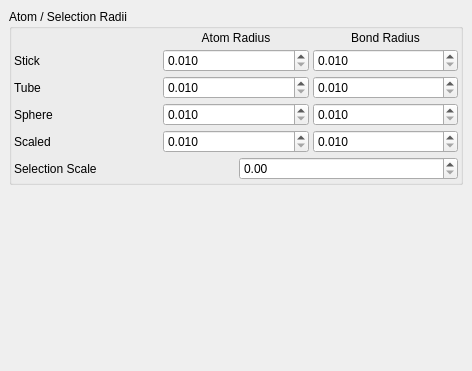
         <widget class="QWidget" name="RadiiSubTab" >
          <property name="geometry" >
           <rect>
            <x>0</x>
            <y>0</y>
            <width>472</width>
            <height>371</height>
           </rect>
          </property>
          <attribute name="title" >
           <string>Radii</string>
          </attribute>
          <layout class="QVBoxLayout" >
           <property name="spacing" >
            <number>6</number>
           </property>
           <property name="margin" >
            <number>9</number>
           </property>
           <item>
            <widget class="QGroupBox" name="SelectionRadiusGroup" >
             <property name="sizePolicy" >
              <sizepolicy vsizetype="Minimum" hsizetype="Preferred" >
               <horstretch>0</horstretch>
               <verstretch>0</verstretch>
              </sizepolicy>
             </property>
             <property name="title" >
              <string>Atom / Selection Radii</string>
             </property>
             <layout class="QVBoxLayout" >
              <property name="spacing" >
               <number>4</number>
              </property>
              <property name="margin" >
               <number>2</number>
              </property>
              <item>
               <layout class="QGridLayout" >
                <property name="margin" >
                 <number>0</number>
                </property>
                <property name="spacing" >
                 <number>4</number>
                </property>
                <item row="2" column="0" >
                 <widget class="QLabel" name="label_63" >
                  <property name="text" >
                   <string>Tube</string>
                  </property>
                 </widget>
                </item>
                <item row="4" column="1" >
                 <widget class="QDoubleSpinBox" name="ScaledRadiusSpin" >
                  <property name="sizePolicy" >
                   <sizepolicy vsizetype="Fixed" hsizetype="Minimum" >
                    <horstretch>0</horstretch>
                    <verstretch>0</verstretch>
                   </sizepolicy>
                  </property>
                  <property name="toolTip" >
                   <string>Atom and selection radius for Scaled styled atoms</string>
                  </property>
                  <property name="decimals" >
                   <number>3</number>
                  </property>
                  <property name="minimum" >
                   <double>0.010000000000000</double>
                  </property>
                  <property name="maximum" >
                   <double>100.000000000000000</double>
                  </property>
                  <property name="singleStep" >
                   <double>0.010000000000000</double>
                  </property>
                 </widget>
                </item>
                <item row="3" column="1" >
                 <widget class="QDoubleSpinBox" name="SphereRadiusSpin" >
                  <property name="sizePolicy" >
                   <sizepolicy vsizetype="Fixed" hsizetype="Minimum" >
                    <horstretch>0</horstretch>
                    <verstretch>0</verstretch>
                   </sizepolicy>
                  </property>
                  <property name="toolTip" >
                   <string>Atom and selection radius for Sphere styled atoms</string>
                  </property>
                  <property name="decimals" >
                   <number>3</number>
                  </property>
                  <property name="minimum" >
                   <double>0.010000000000000</double>
                  </property>
                  <property name="maximum" >
                   <double>100.000000000000000</double>
                  </property>
                  <property name="singleStep" >
                   <double>0.010000000000000</double>
                  </property>
                 </widget>
                </item>
                <item row="1" column="1" >
                 <widget class="QDoubleSpinBox" name="StickRadiusSpin" >
                  <property name="sizePolicy" >
                   <sizepolicy vsizetype="Fixed" hsizetype="Minimum" >
                    <horstretch>0</horstretch>
                    <verstretch>0</verstretch>
                   </sizepolicy>
                  </property>
                  <property name="toolTip" >
                   <string>Selection radius for stick atoms</string>
                  </property>
                  <property name="decimals" >
                   <number>3</number>
                  </property>
                  <property name="minimum" >
                   <double>0.010000000000000</double>
                  </property>
                  <property name="maximum" >
                   <double>100.000000000000000</double>
                  </property>
                  <property name="singleStep" >
                   <double>0.010000000000000</double>
                  </property>
                 </widget>
                </item>
                <item row="2" column="1" >
                 <widget class="QDoubleSpinBox" name="TubeRadiusSpin" >
                  <property name="sizePolicy" >
                   <sizepolicy vsizetype="Fixed" hsizetype="Minimum" >
                    <horstretch>0</horstretch>
                    <verstretch>0</verstretch>
                   </sizepolicy>
                  </property>
                  <property name="toolTip" >
                   <string>Atom and selection radius for Tube styled atoms</string>
                  </property>
                  <property name="decimals" >
                   <number>3</number>
                  </property>
                  <property name="minimum" >
                   <double>0.010000000000000</double>
                  </property>
                  <property name="maximum" >
                   <double>100.000000000000000</double>
                  </property>
                  <property name="singleStep" >
                   <double>0.010000000000000</double>
                  </property>
                 </widget>
                </item>
                <item row="4" column="0" >
                 <widget class="QLabel" name="label_7" >
                  <property name="text" >
                   <string>Scaled</string>
                  </property>
                 </widget>
                </item>
                <item row="1" column="0" >
                 <widget class="QLabel" name="label_565" >
                  <property name="text" >
                   <string>Stick</string>
                  </property>
                 </widget>
                </item>
                <item row="3" column="0" >
                 <widget class="QLabel" name="label_62" >
                  <property name="text" >
                   <string>Sphere</string>
                  </property>
                 </widget>
                </item>
                <item row="0" column="1" >
                 <widget class="QLabel" name="label_6" >
                  <property name="sizePolicy" >
                   <sizepolicy vsizetype="Preferred" hsizetype="Minimum" >
                    <horstretch>0</horstretch>
                    <verstretch>0</verstretch>
                   </sizepolicy>
                  </property>
                  <property name="text" >
                   <string>Atom Radius</string>
                  </property>
                  <property name="alignment" >
                   <set>Qt::AlignCenter</set>
                  </property>
                 </widget>
                </item>
                <item row="0" column="2" >
                 <widget class="QLabel" name="label_8" >
                  <property name="text" >
                   <string>Bond Radius</string>
                  </property>
                  <property name="alignment" >
                   <set>Qt::AlignCenter</set>
                  </property>
                 </widget>
                </item>
                <item row="1" column="2" >
                 <widget class="QDoubleSpinBox" name="StickBondRadiusSpin" >
                  <property name="sizePolicy" >
                   <sizepolicy vsizetype="Fixed" hsizetype="Minimum" >
                    <horstretch>0</horstretch>
                    <verstretch>0</verstretch>
                   </sizepolicy>
                  </property>
                  <property name="decimals" >
                   <number>3</number>
                  </property>
                  <property name="minimum" >
                   <double>0.010000000000000</double>
                  </property>
                  <property name="maximum" >
                   <double>100.000000000000000</double>
                  </property>
                  <property name="singleStep" >
                   <double>0.010000000000000</double>
                  </property>
                 </widget>
                </item>
                <item row="2" column="2" >
                 <widget class="QDoubleSpinBox" name="TubeBondRadiusSpin" >
                  <property name="decimals" >
                   <number>3</number>
                  </property>
                  <property name="minimum" >
                   <double>0.010000000000000</double>
                  </property>
                  <property name="maximum" >
                   <double>100.000000000000000</double>
                  </property>
                  <property name="singleStep" >
                   <double>0.010000000000000</double>
                  </property>
                 </widget>
                </item>
                <item row="3" column="2" >
                 <widget class="QDoubleSpinBox" name="SphereBondRadiusSpin" >
                  <property name="decimals" >
                   <number>3</number>
                  </property>
                  <property name="minimum" >
                   <double>0.010000000000000</double>
                  </property>
                  <property name="maximum" >
                   <double>100.000000000000000</double>
                  </property>
                  <property name="singleStep" >
                   <double>0.010000000000000</double>
                  </property>
                 </widget>
                </item>
                <item row="4" column="2" >
                 <widget class="QDoubleSpinBox" name="ScaledBondRadiusSpin" >
                  <property name="decimals" >
                   <number>3</number>
                  </property>
                  <property name="minimum" >
                   <double>0.010000000000000</double>
                  </property>
                  <property name="maximum" >
                   <double>100.000000000000000</double>
                  </property>
                  <property name="singleStep" >
                   <double>0.010000000000000</double>
                  </property>
                 </widget>
                </item>
               </layout>
              </item>
              <item>
               <layout class="QHBoxLayout" >
                <property name="spacing" >
                 <number>6</number>
                </property>
                <property name="margin" >
                 <number>0</number>
                </property>
                <item>
                 <widget class="QLabel" name="label_9" >
                  <property name="sizePolicy" >
                   <sizepolicy vsizetype="Preferred" hsizetype="Minimum" >
                    <horstretch>0</horstretch>
                    <verstretch>0</verstretch>
                   </sizepolicy>
                  </property>
                  <property name="text" >
                   <string>Selection Scale</string>
                  </property>
                 </widget>
                </item>
                <item>
                 <widget class="QDoubleSpinBox" name="SelectionScaleSpin" />
                </item>
               </layout>
              </item>
             </layout>
            </widget>
           </item>
           <item>
            <spacer>
             <property name="orientation" >
              <enum>Qt::Vertical</enum>
             </property>
             <property name="sizeHint" stdset="0" >
              <size>
               <width>20</width>
               <height>40</height>
              </size>
             </property>
            </spacer>
           </item>
          </layout>
         </widget>
